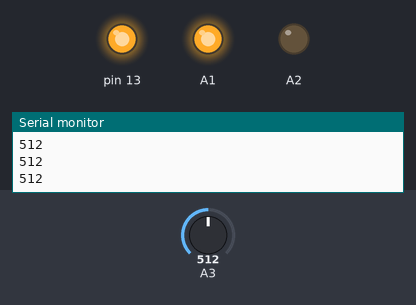
Simulated run of this sketch. Board: Arduino Uno, built with avr-gcc and run on an emulated ATmega328P. On the bench: output pins drawn as LEDs (lit = HIGH), the last lines printed to the serial monitor. The test bench sets the inputs (shaded band); at power-on: A3 = 512.

Above: at 1.2 s.
1.3 s: A3 set to 55
2.8 s: A3 set to 47
At 3.9 s:
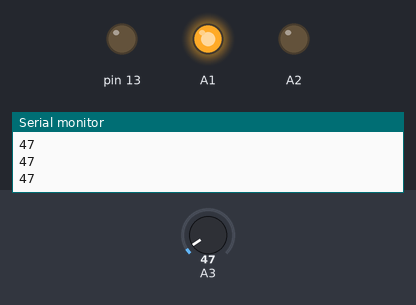
4.3 s: A3 set to 122
At 5.2 s:
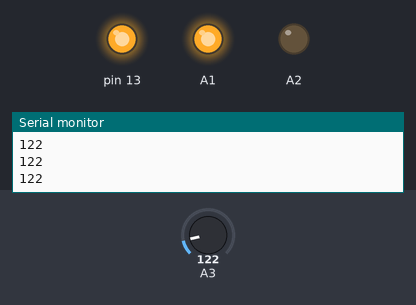
5.8 s: A3 set to 40
At 6.5 s:
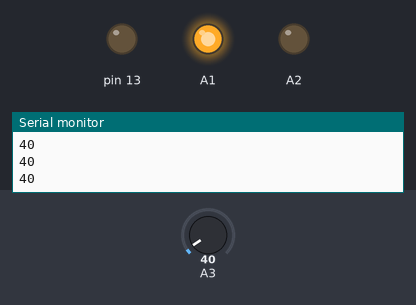
Timing chart, 0 to 8.3 s (numbered marks = the images above; inputs shaded):
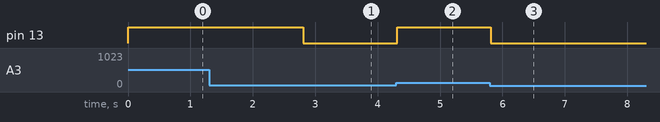

The sketch:

analogSound.ino
```cpp
int val = 0;  // variable to store the value read

void setup() {
  Serial.begin(9600);           //  setup serial
  pinMode(A1,OUTPUT);
  pinMode(A2,OUTPUT);
  pinMode(A3,INPUT);
  digitalWrite(A1,HIGH);
  digitalWrite(A2,LOW);
  pinMode(13,OUTPUT);
}

void loop() {
  val = analogRead(A3);  // read the input pin
  Serial.println(val);          // debug value
  if(val>50){digitalWrite(13,HIGH);}
  else{digitalWrite(13,LOW);}


  delay(100);


}
```

Measured:
- the behaviour switches between 51 and 50 on A3 (found by bisection; images 0 and 1)
- after the input at 2.8 s, pin 13: HIGH → LOW at once
- after the input at 4.3 s, pin 13: LOW → HIGH at once
- after the input at 5.8 s, pin 13: HIGH → LOW at once
